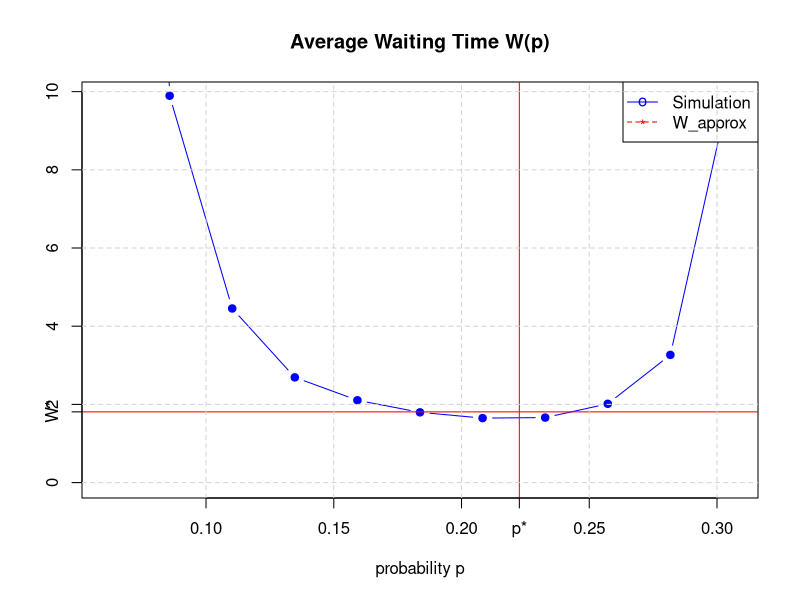

Here is the R script that generated this plot:
## ---- chunk 1
knitr::opts_chunk$set(echo = TRUE)

LB_random <- function(N,p,mu,InterArrival,JobSize) {      

  WaitingTime=rep(0,2);
  WaitingTimeCum=rep(0,2);
  
  for (n in 1:N) #for each job
  {
    # Dispatching decision of RANDOM
    U = sample(x=1:2,1, prob = c(p,1-p)); 
    for (k in 1:2) #for each server
    {
      # Update the waiting time of server k (Lindley's recursion)
      WaitingTime[k] = max(WaitingTime[k] + ifelse(U==k,1,0)*JobSize[n]/mu[k] - InterArrival[n], 0);
      # WaitingTime[k] = max(WaitingTime[k] + (U==k)*JobSize[n]/mu[k] - InterArrival[n], 0);
    }
    WaitingTimeCum[U] = WaitingTimeCum[U]+WaitingTime[U];
  }

 return(sum(WaitingTimeCum)/N);
}

################################################################################
N=1e5; # number of jobs to simulate
set.seed(17); # Set seed for reproducibility

mu = sample(x=1:3, 2, replace = TRUE); # service rates
mu = c(1,3);

# Job size Scenario 1
# xm=1; xM=1e3; beta=0.8;
# JobSize=sample(c(xm,xM),N,replace=T,prob=c(1-1/xM^beta,1/xM^beta)); # Job sizes
# ES=xm*(1-1/xM^beta) + xM^(1-beta); # Expected value of job sizes
# ES2=mean(JobSize*JobSize);

# Job size Scenario 2
JobSize=rexp(N,1); # Job sizes
ES=1;  # E[S]:   Expected value of job sizes
ES2=2; # E[S^2]: Second moment of job sizes

rho=0.8; # network load to test: lambda*E[S]/(mu_1+mu_2)

lambda = rho*sum(mu)/ES; # arrival rate

# For stability, we want lambda*p*ES<mu[1] AND lambda*(1-p)*ES<mu[2] 
# Therefore, p < mu[1]/(ES*lambda) AND p > 1-mu[2]/(lambda*ES)
p_min=max(0.98*(1-mu[2]/(lambda*ES)),0);
p_max=min(0.98*(mu[1]/(ES*lambda)),1);
step=(p_max-p_min)/10;
p_values=seq(p_min, p_max, step);
W_RANDOM=rep(NA,length(p_values));

# InterArrival = rexp(n=N, rate = lambda);           # Inter-arrival times: Poisson
InterArrival = runif(n=N, min = 0, max=2/lambda);    # Inter-arrival times: Uniform

cnt=1;
for (p in p_values) 
{
    W_RANDOM[cnt]=LB_random(N,p,mu,InterArrival,JobSize);
    cat(paste("Avg Waiting Time (p=", round(p,digits=3), ")=", round(W_RANDOM[cnt],digits=3),sep=""), "\n");
    cnt=cnt+1;
}


# function to optimize: W(p)
my_fun=function(p,lambda,mu,ES2) 0.5*ES2*((lambda*p^2)*( (1/mu[1])^2)/(1-lambda*p/mu[1]) + (lambda*(1-p)^2)*((1/mu[2])^2)/(1-lambda*(1-p)/mu[2]))
res<-optimize(my_fun,lower=p_min,upper=p_max,p,lambda,mu,ES2,maximum=FALSE)
W_approx=res$objective;
p_star_approx=res$minimum;
cat(paste("Optimal waiting time and probability given by the approximation: W*=", 
    round(W_approx,digits=3), " p*=",round(p_star_approx,digits=3), sep=""), "\n");


# plot the results
plot(p_values, W_RANDOM, xlim=c(p_min,p_max), ylim = c(0, 1.1*mean(W_RANDOM,na.rm = T)),
     col="blue", lty=1, ylab="",xlab="probability p", type = "b", pch = 19, main=paste("Average Waiting Time W(p)"));
abline(h = W_approx, col="red", ylab="W*");
abline(v = p_star_approx, col="red");
legend("topright",legend=c("Simulation","W_approx"), col=c("blue","red"), pch=c("o","*","+"),lty=c(1,2), ncol=1);

axis(side=1,at=p_star_approx,  labels="p*");
axis(side=2,at=W_approx,  labels="W*");
    
grid(nx = NULL, ny = NULL, lty = 2, col = "lightgray", lwd = 1)


